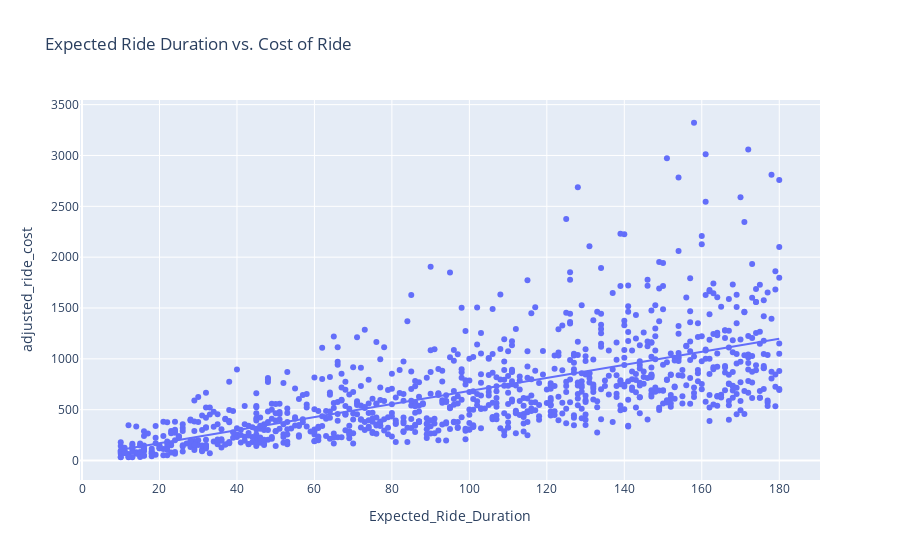

Notebook source saved alongside this figure:
### Code cell
#relationship between the expected ride duration and the cost of the ride based on the dynamic pricing strategy
fig = px.scatter(data, 
                 x='Expected_Ride_Duration', 
                 y='adjusted_ride_cost',
                 title='Expected Ride Duration vs. Cost of Ride', 
                 trendline='ols')
fig.show()

### Figure 1 — Plotly figure (JSON) as saved in the notebook; plotly's stock layout.template omitted (floating-point values rounded to 4 significant figures; data arrays with more than 128 entries replaced by an {"elided": "..."} marker saying what was removed)
{"data": [{"hovertemplate": "Expected_Ride_Duration=%{x}<br>adjusted_ride_cost=%{y}<extra></extra>", "legendgroup": "", "marker": {"color": "#636efa", "symbol": "circle"}, "mode": "markers", "name": "", "orientation": "v", "showlegend": false, "type": "scatter", "x": {"elided": "1000 int values"}, "xaxis": "x", "y": {"elided": "1000 float values"}, "yaxis": "y"}, {"hovertemplate": "<b>OLS trendline</b><br>adjusted_ride_cost = 6.41066 * Expected_Ride_Duration + 42.715<br>R<sup>2</sup>=0.426517<br><br>Expected_Ride_Duration=%{x}<br>adjusted_ride_cost=%{y} <b>(trend)</b><extra></extra>", "legendgroup": "", "marker": {"color": "#636efa", "symbol": "circle"}, "mode": "lines", "name": "", "showlegend": false, "type": "scatter", "x": {"elided": "1000 int values"}, "xaxis": "x", "y": {"elided": "1000 float values"}, "yaxis": "y"}], "layout": {"legend": {"tracegroupgap": 0}, "title": {"text": "Expected Ride Duration vs. Cost of Ride"}, "xaxis": {"anchor": "y", "domain": [0, 1], "title": {"text": "Expected_Ride_Duration"}}, "yaxis": {"anchor": "x", "domain": [0, 1], "title": {"text": "adjusted_ride_cost"}}}}
